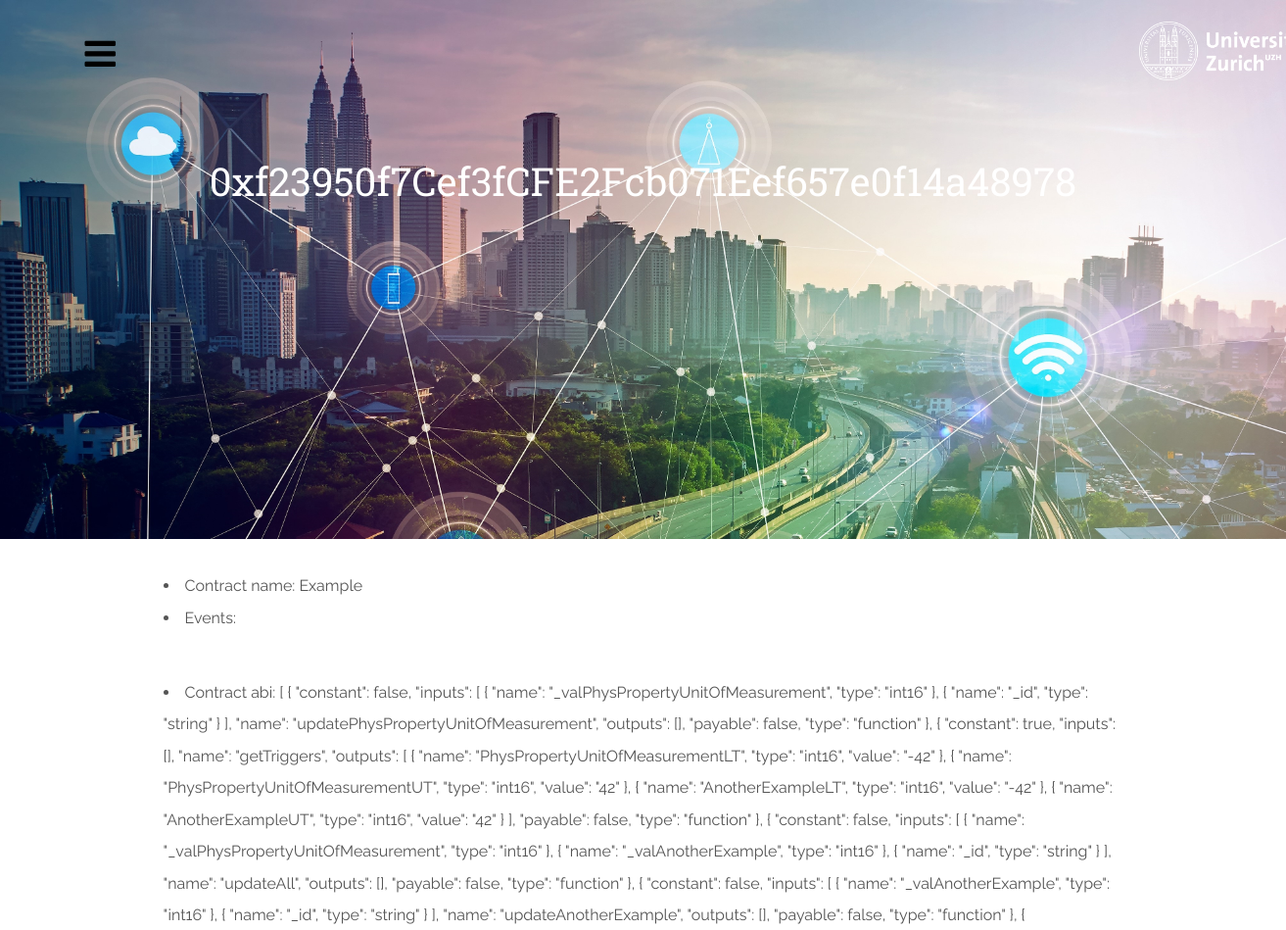
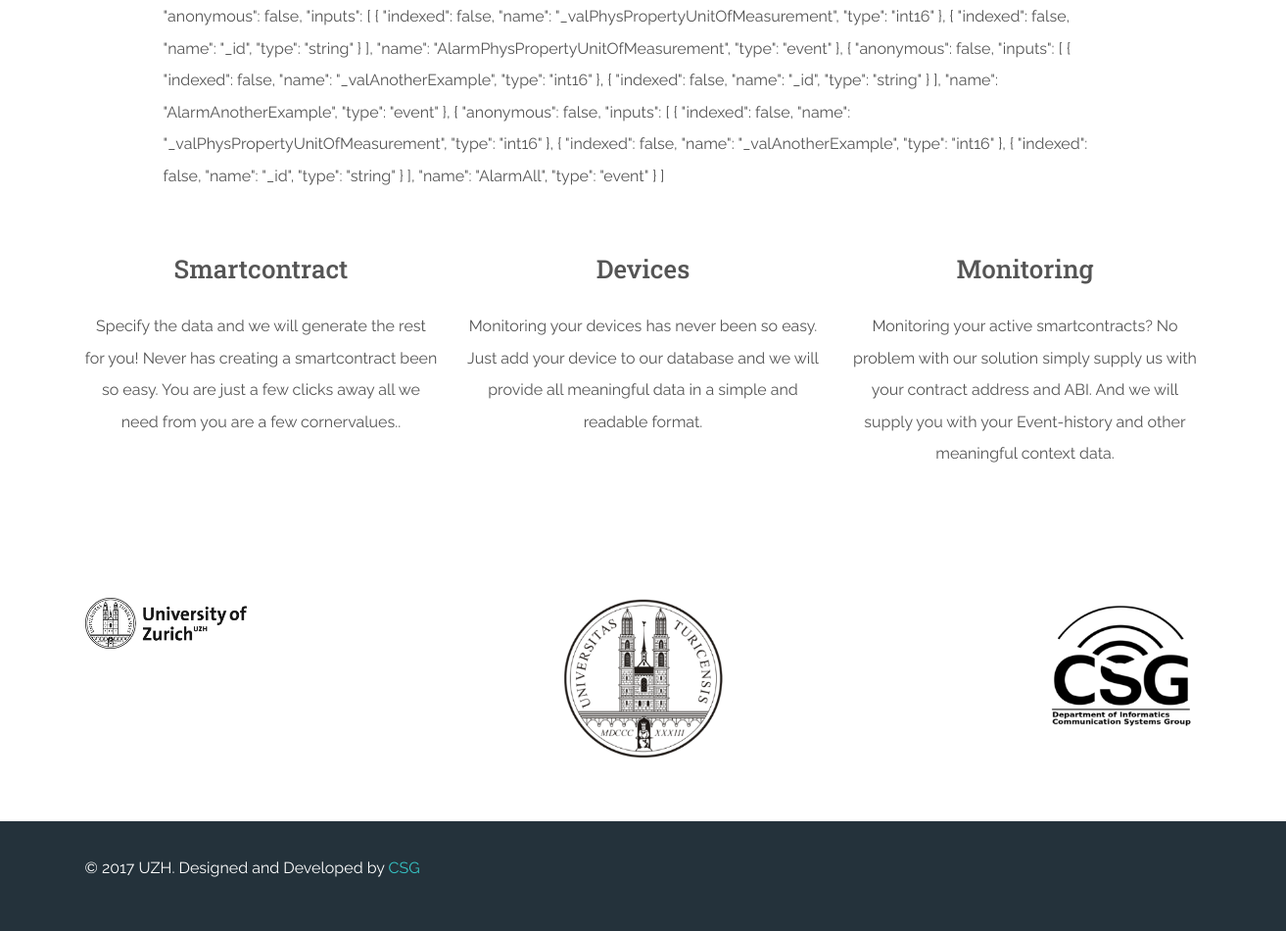
Screenshot of /smartGenerator/contracts/4/ with the database file from the repository (2 pictures, top to bottom).
### smartpollution/models.py (models this page shows, shortened)
class Contract(models.Model):
    contract_name=models.CharField(max_length=200, null=True)
    contract_address=models.CharField(max_length=42, null=True)#42 since a contract address with 0x is len(add)=42 e.g. 0x3B03c46Dfc878FeF9fAe8de4E32a6718f2E250e9
    contract_abi=models.CharField(max_length=2000,null=True)

### smartpollution/views.py (the view)
# urls.py: url(r'^contracts/(?P<pk>[0-9]+)/$', views.detail_contract_view, name='detail_contract'),
def detail_contract_view(request, pk):
    try:
        print("Start cotnract detail")
        arguments = {}
        contract=Contract.objects.get(id=pk)
        arguments['contract'] = contract
        arguments['info']= get_contract_info(abi=contract.contract_abi, address=contract.contract_address)
        return render(request, 'smartpollution/detailcontract.html', arguments)
    except Exception as e:
        print(str(e))
        return return_problem_page(request)

### smartpollution/read_eth_chain.py (called while the page is built)
def get_contract_info(abi, address):
    print("Generating info:")
    abi_formatted=str(abi).replace('"',"@StringDelimiter@")
    script_path=os.path.join(os.getcwd(),'smartpollution','static','smartcontracts','getContractInfo.js')
    response = muterun_js(script_path+' "'+str(abi_formatted)+'" "'+str(address)+'"')
    contr_info = response._getAttributeDict().get('stdout')
    info=str(contr_info).replace('\\n','').replace('[','').replace(']','').replace('{','').replace('}','').replace(',',' \t ').replace('b\'','')
    info=info.split("Event:")
    del info[0]
    return info

### smartpollution/templates/smartpollution/detailcontract.html (shortened to what this page needs)
<!DOCTYPE html>
<html lang="en">
<head>
    {% load static %}
    <link rel="stylesheet" href="{% static 'smartpollution/w3.css' %}">
    <link href="{% static 'bootstrap/css/theme.css' %}" rel="stylesheet">
    <link href="{% static 'smartpollution/style.css' %}" rel="stylesheet">
    <link rel="stylesheet" href="https://cdnjs.cloudflare.com/ajax/libs/typicons/2.0.8/typicons.min.css">
    <link rel="stylesheet" href="https://maxcdn.bootstrapcdn.com/font-awesome/4.7.0/css/font-awesome.min.css">
    <link rel="stylesheet" href="{% static 'assets/css/pushy.css' %}">
    <link rel="stylesheet" href="{% static 'assets/css/masonry.css' %}">
    <link rel="stylesheet" href="{% static 'assets/css/animate.css' %}">
    <link rel="stylesheet" href="{% static 'assets/css/magnific-popup.css' %}">
    <link rel="stylesheet" href="{% static 'assets/css/odometer-theme-default.css' %}">
</head>
<body class="">
<header id="home">
    <div class="container-fluid">
        <div class="container">
            <div class="row">
                <div class="col-md-3 col-xs-10">
                    <div class="menu-btn"><span class="hamburger"><i class="fa fa-bars"></i></span></div>
                </div>
                <div class="col-md-1 col-md-offset-8 col-xs-2 text-center"><a href="http://www.uzh.ch"
                                                                              class="thumbnail logo"> <img
                        src="{% static 'images/uzh_logo_long.png' %}" alt="" class="img-responsive"> </a></div>
            </div>
            <div class="jumbotron">
                <h1>
                    <small>{{ contract.contract_address }}</small>
                </h1>
            </div>
        </div>
    </div>
</header>
<section id="feat">
    <div class="container">
        <div class="w3-content">
            <br class="w3-twothird">
            <li>Contract name: {{ contract.contract_name }}</li>
            <li>Events:</li>
            <br>
            <li>Contract abi: {{ contract.contract_abi }}</li>
        </div>
    </div>
</section>
<section id="feat">
    <div class="container">
        <div class="row features">
            <div class="col-md-4 text-center wow fadeInUp" data-wow-delay="100ms">
                <h4>Smartcontract</h4>
                <p>Specify the data and we will generate the rest for you! Never has creating a smartcontract been so
                    easy. You are just a few clicks away all we need from you are a few cornervalues..</p>
            </div>
            <div class="col-md-4 text-center wow fadeInUp" data-wow-delay="300ms">
                <h4>Devices</h4>
                <p>Monitoring your devices has never been so easy. Just add your device to our database and we will
                    provide all meaningful data in a simple and readable format.</p>
            </div>
            <div class="col-md-4 text-center wow fadeInUp" data-wow-delay="500ms">
                <h4>Monitoring</h4>
                <p>Monitoring your active smartcontracts? No problem with our solution simply supply us with your
                    contract address and ABI. And we will supply you with your Event-history and other meaningful
                    context data.</p>
            </div>
        </div>
    </div>
</section>
<section class="clients wow fadeInUp" data-wow-delay="300ms">
    <div class="container">
        <div class="row">
            <div class="col-md-2"><img src="{% static 'images/uzh_logo_long_black.png' %}" class="img-responsive"/>
            </div>
            <div class="col-md-2 col-md-offset-3"><img src="{% static 'images/logoUZH.png' %}" class="img-responsive"/>
            </div>
            <div class="col-md-2 col-md-offset-3"><img src="{% static 'images/logo-csg.png' %}" class="img-responsive"/>
            </div>
        </div>
    </div>
</section>
<footer>
    <div class="container">
        <div class="row">
            <div class="col-md-8">
                <p>© 2017 UZH. Designed and Developed by <a target="_blank"
                                                            href="https://github.com/Communication-Systems-Group/">CSG</a>
                </p>
            </div>
            <div class="col-md-4">
                <p class="text-right social">
                </p>
            </div>
        </div>
    </div>
</footer>
</body>
</html>

### smartpollution/static/smartpollution/w3.css (style rules this page uses)
html { box-sizing:border-box }
*,*:before,*:after { box-sizing:inherit }
html { -ms-text-size-adjust:100%;-webkit-text-size-adjust:100% }
body { margin:0 }
article,aside,details,figcaption,figure,footer,header,main,menu,nav,section,summary { display:block }
a { background-color:transparent;-webkit-text-decoration-skip:objects }
small { font-size:80% }
img { border-style:none }
html,body { font-family:Verdana,sans-serif;font-size:15px;line-height:1.5 }
html { overflow-x:hidden }
h1,h2,h3,h4,h5,h6,.w3-slim,.w3-wide { font-family:"Segoe UI",Arial,sans-serif }
h1 { font-size:36px }
h4 { font-size:20px }
h1,h2,h3,h4,h5,h6 { font-weight:400;margin:10px 0 }
img { margin-bottom:-5px }
a { color:inherit }
.w3-content { max-width:980px;margin:auto }

### smartpollution/static/smartpollution/style.css (style rules this page uses)
h1, h2, h3, h4, h5, h6 { font-family: 'Roboto Slab', serif; }
h1, h2, h3, h4, h5, h6 { margin-bottom: 1.1em; text-overflow: ellipsis; }
.features, .blog, .gallery, .clients, .prefooter .container-fluid { padding-top: 3.3em; padding-bottom: 4.2em; }
header .container-fluid { background-image: url(../images/IOTbetterRes.jpg); background-repeat: no-repeat; background-size: cover; height: 550px; padding-top: 18px; }
.hamburger { font-size: 2.3em; color: #000; }
.logo { background: none; border: 0px; height: 50px; width: 200px; }
.jumbotron { background: none; text-align: center; }
.jumbotron h1, .jumbotron h2, .jumbotron h3, .jumbotron h4, .jumbotron h5, .jumbotron h6, .jumbotron small { color: #FFFFFF; font-size: 40px; }
footer { background-color: rgba(36, 50, 59, 1); padding-top: 2em; padding-bottom: 1.2em; }
footer h1, footer h2, footer h3, footer h4, footer h5, footer h6, footer p { color: #FFFFFF; }
.social { padding-top: 50px; }

### smartpollution/static/assets/css/masonry.css (style rules this page uses)
* { -webkit-box-sizing: border-box; -moz-box-sizing: border-box; box-sizing: border-box; }

### rows the page displays
Contract: contract_address "0xf23950f7Cef3fCFE2Fcb071Eef657e0f14a48978", contract_name "Example", contract_abi "[ { \"constant\": false, \"inputs\": [ { \"name\": \"_valPhysPropertyUnitOfMeasurement\", \"type\": \"int16\" }, { \"name\": \"_id\", \"type\": \"string\" } ], \"name\": \"updatePhysPropertyUnitOfMeasurement\", \"outputs\": [], \"payable\": false, \"type\": \"function\" }, { \"constant\": true, \"inputs\": [], \"name\": \"getTriggers\", \"outputs\": [ { \"name\": \"PhysPropertyUnitOfMeasurementLT\", \"type\": \"int16\", \"value\": \"-42\" }, { \"name\": \"PhysPropertyUnitOfMeasurementUT\", \"type\": \"int16\", \"value\": \"42\" }, { \"name\": \"AnotherExampleLT\", \"type\": \"int16\", \"value\": \"-42\" }, { \"name\": \"AnotherExampleUT\", \"type\": \"int16\", \"value\": \"42\" } ], \"payable\": false, \"type\": \"function\" }, { \"constant\": false, \"inputs\": [ { \"name\":…"
